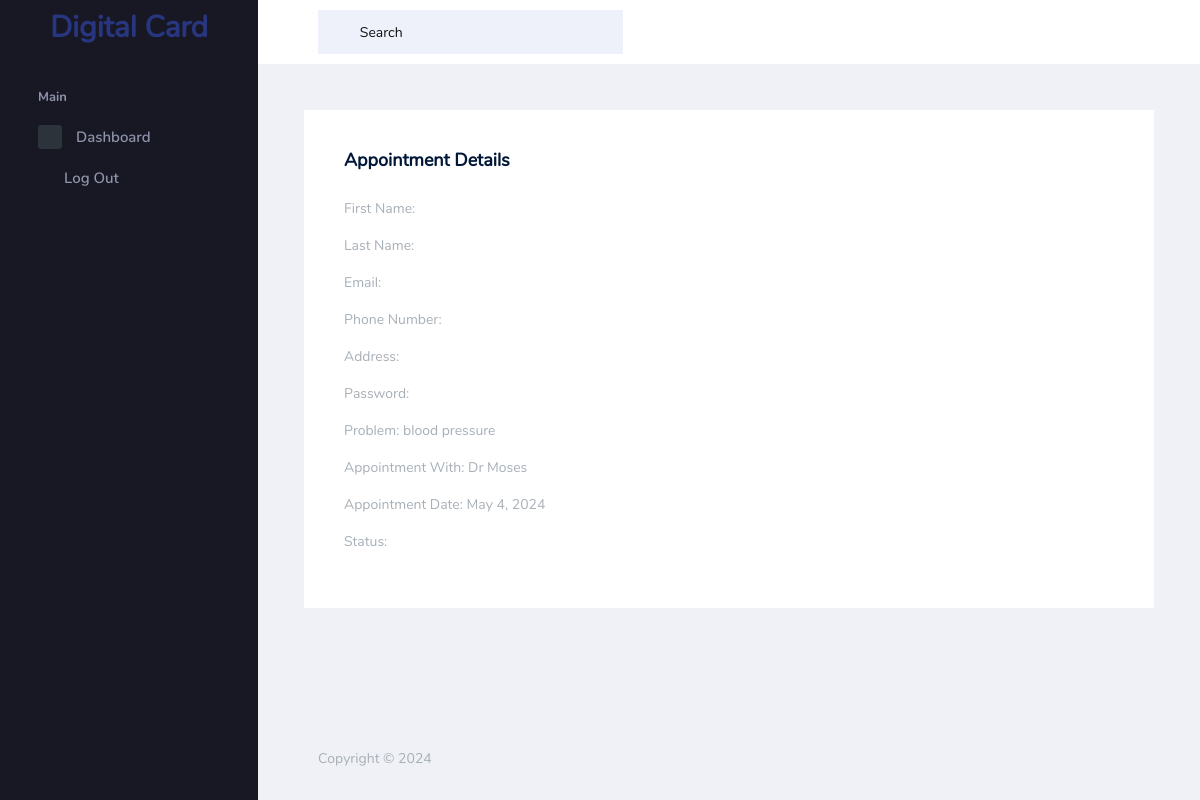
Page /appointment/1 on the committed database.
### main/models.py (models this page shows, shortened)
class Appointment(models.Model):
    patient = models.OneToOneField('Patient', null=True, blank=True, on_delete=models.CASCADE)
    appointment_with = models.ForeignKey('Doctor', null=True, blank=True, on_delete=models.CASCADE)
    appointment_date = models.DateField(blank=True)
    problem = models.CharField(max_length=250)
    created_at = models.DateTimeField(auto_now_add=True)
    updated_at = models.DateTimeField(auto_now=True)

class Doctor(models.Model):
    user = models.OneToOneField(User, null=True, blank=True, on_delete=models.CASCADE)
    name = models.CharField(max_length=50)
    email = models.EmailField(max_length=200, blank=True, null=True)
    phone_number = models.CharField(max_length=200, blank=True, null=True)
    password = models.CharField(max_length=200, blank=True, null=True)
    address = models.CharField(max_length=200, blank=True, null=True)
    about = models.CharField(max_length=200, blank=True, null=True)
    position = models.CharField(max_length=200, blank=True, null=True, choices=positions)
    created_at = models.DateTimeField(auto_now_add=True)
    updated_at = models.DateTimeField(auto_now=True)
    def __str__(self):
        return self.name

### main/views.py (the view)
# urls.py: path('appointment/<int:id>', views.appointment, name='appointment'),
def appointment(request, id):
    appointment = get_object_or_404(Appointment, id=id)
    return render(request, 'appointment.html', {'appointment': appointment})

### templates/appointment.html
{% extends "snippets/base.html" %}
{% block content %}
    {% include "snippets/navbar.html" %}
    <div class="container-fluid page-body-wrapper">
        {% include "snippets/sidebar.html" %}
        <div class="main-panel">
            <div class="content-wrapper">
                <div class="row">
                    <div class="col-md-12">
                        <div class="col-lg-12 grid-margin stretch-card">
                            <div class="card">
                                <div class="card-body">
                                    <h4 class="card-title">Appointment Details</h4>
                                    <p>First Name: {{ appointment.first_name }}</p>
                                    <p>Last Name: {{ appointment.last_name }}</p>
                                    <p>Email: {{ appointment.email }}</p>
                                    <p>Phone Number: {{ appointment.phone_number }}</p>
                                    <p>Address: {{ appointment.address }}</p>
                                    <p>Password: {{ appointment.password }}</p>
                                    <p>Problem: {{ appointment.problem }}</p>
                                    <p>Appointment With: {{ appointment.appointment_with }}</p>
                                    <p>Appointment Date: {{ appointment.appointment_date }}</p>
                                    <p>Status: {{ appointment.status }}</p>
                                </div>
                            </div>
                        </div>
                    </div>
                </div>
            </div>
            {% include "snippets/footer.html" %}
        </div>
    </div>
{% endblock content %}

### rows in the picture
Appointment: problem "blood pressure", appointment_with "Dr Moses", appointment_date "May 4, 2024"
